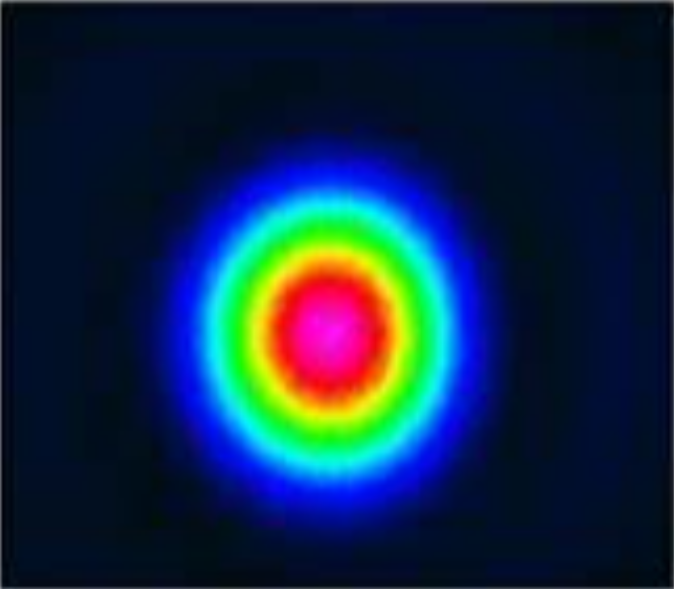
#> input picture code_exchange/python/converting_image_to_zbf/LaserBeam1.png, 674 x 589 px
$ python Converting_Image_ZBF.py
#> lines starting #> are read from the running program, lines starting #| are printed output that depends on the picture
# Copyright (C) 2026 ANSYS, Inc. and/or its affiliates.
# SPDX-License-Identifier: MIT
#
#
# Permission is hereby granted, free of charge, to any person obtaining a copy
# of this software and associated documentation files (the "Software"), to deal
# in the Software without restriction, including without limitation the rights
# to use, copy, modify, merge, publish, distribute, sublicense, and/or sell
# copies of the Software, and to permit persons to whom the Software is
# furnished to do so, subject to the following conditions:
#
# The above copyright notice and this permission notice shall be included in all
# copies or substantial portions of the Software.
#
# THE SOFTWARE IS PROVIDED "AS IS", WITHOUT WARRANTY OF ANY KIND, EXPRESS OR
# IMPLIED, INCLUDING BUT NOT LIMITED TO THE WARRANTIES OF MERCHANTABILITY,
# FITNESS FOR A PARTICULAR PURPOSE AND NONINFRINGEMENT. IN NO EVENT SHALL THE
# AUTHORS OR COPYRIGHT HOLDERS BE LIABLE FOR ANY CLAIM, DAMAGES OR OTHER
# LIABILITY, WHETHER IN AN ACTION OF CONTRACT, TORT OR OTHERWISE, ARISING FROM,
# OUT OF OR IN CONNECTION WITH THE SOFTWARE OR THE USE OR OTHER DEALINGS IN THE
# SOFTWARE.


# importing modules
import matplotlib.image as mpimg
import matplotlib.pyplot as plt
import numpy as np
import struct
import math
from PIL import Image

# [6 lines of commented-out code are left out]
filepath_read = r'LaserBeam1.png'
filepath_write = r"C:\Users\Documents\Zemax\POP\BEAMFILES\LaserBeam.ZBF"
X_size_mm = 10
Wave_mm = 0.0006328
Text_bool = 1


def next_largest_power_of_2(n):
    """
        Function that returns the next largest power of 2 value
        For example, if n=20, then it will return 32 (2^5)

        Parameters
        ----------
        n value

        Returns
        -------
        integer

        """
    return pow(2, int(math.log(n) / math.log(2))+1)


# Read Images
# img = mpimg.imread(filepath_read)

# Convert to grey scale
im = np.array(Image.open(filepath_read).convert('L'))  # can pass multiple arguments in single line
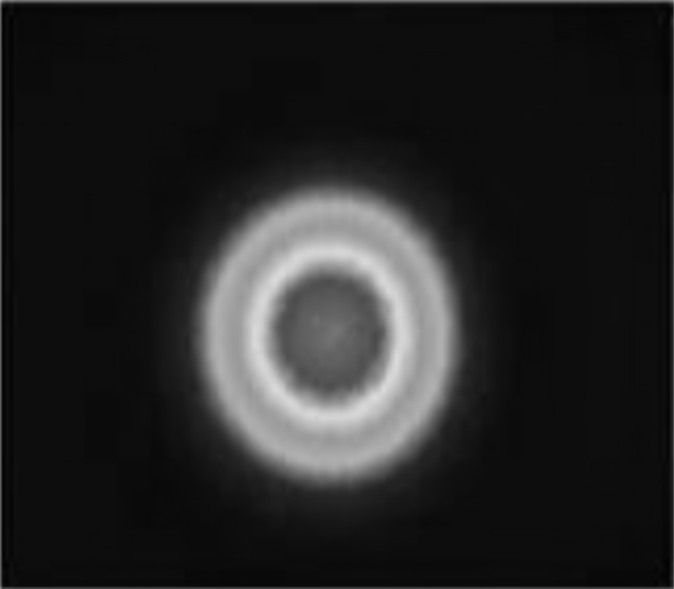
#> im: shape (589, 674); min 2, max 221, mean 36.8
plt.imshow(im)
plt.colorbar()
plt.show()
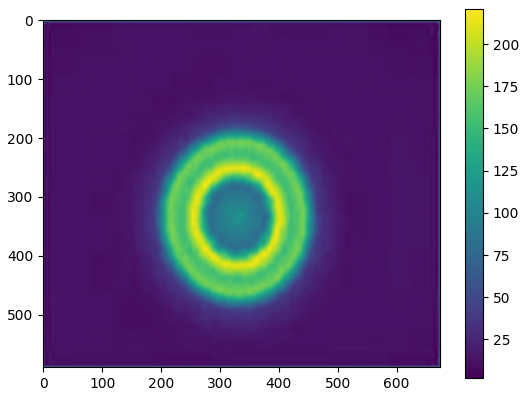
#> figure drawn by matplotlib, 2 panels

size = im.shape
#> size = (589, 674)
Number_Y_pixels = size[0]
#> Number_Y_pixels = 589
Number_X_pixels = size[1]
#> Number_X_pixels = 674

# The array size in POP are power of 2, for example 32 (2^5), 64 (2^6),
# so the array size must be a power of 2 so need to resize
padding_y = next_largest_power_of_2(Number_Y_pixels) - Number_Y_pixels
#> padding_y = 435
padding_x = next_largest_power_of_2(Number_X_pixels) - Number_X_pixels
#> padding_x = 350

padding_y_left = int(padding_y/2)
#> padding_y_left = 217
padding_y_right = padding_y - padding_y_left
#> padding_y_right = 218
padding_x_left = int(padding_x/2)
#> padding_x_left = 175
padding_x_right = padding_x - padding_x_left
#> padding_x_right = 175

im = np.pad(im, ((padding_y_left, padding_y_right), (padding_x_left, padding_x_right)), 'constant', constant_values=(0))
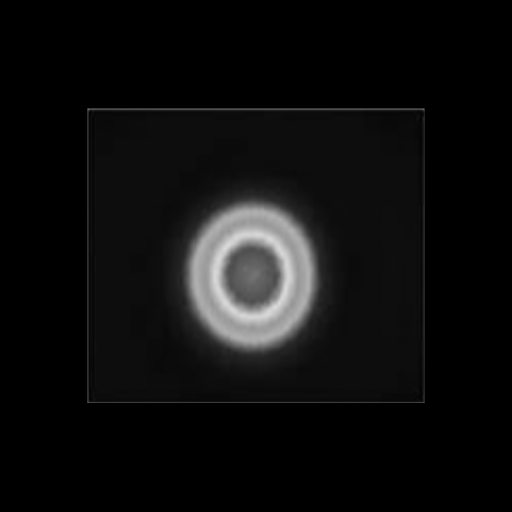
#> im: shape (1024, 1024) (shown at 1/2 size); min 0, max 221, mean 13.9

# Finally flip the array
im = np.flipud(im)
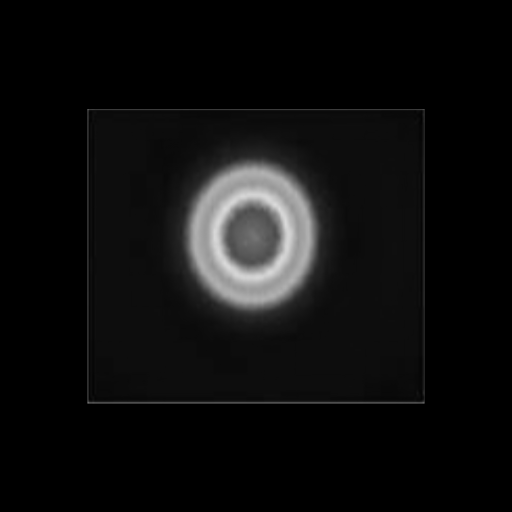
#> im: shape (1024, 1024) (shown at 1/2 size); min 0, max 221, mean 13.9

# Now the array size is a power of 2
size = im.shape
#> size = (1024, 1024)
Number_Y_pixels = size[0]
#> Number_Y_pixels = 1024
Number_X_pixels = size[1]
#> Number_X_pixels = 1024

Y_size_mm = Number_Y_pixels * X_size_mm / Number_X_pixels
#> Y_size_mm = 10

# width_byte = width.to_bytes((width.bit_length() + 7) // 8, byteorder='little')
# height_byte = width.to_bytes((height.bit_length() + 7) // 8, byteorder='little')

# what needs to be inside the ZBF File
Version = 1
Nx = Number_X_pixels
Ny = Number_Y_pixels
IsPol = 0  # set to unpolarized - The "is polarized" flag; 0 for unpolarized, 1 for polarized.
Units = 0  # for mm
Unused = 0  # Unused
Xspacing = X_size_mm / Number_X_pixels
Yspacing = Y_size_mm / Number_Y_pixels
X_ZPos = 0
X_ZR = 0
X_W0 = 0
Y_ZPos = 0
Y_ZR = 0
Y_W0 = 0
Wave = Wave_mm
Indx = 1
Rec_Eff = 0
Sys_Eff = 0

# Normalize the max of the image to 1
max = 0
for i in range(0, Number_Y_pixels, 1):
    for j in range(0, Number_X_pixels, 1):
        if (im[i, j]) > max:
            max = im[i, j]
#> after the loop, max = 221

if max == 0:
    # print('Error max of the image = 0')
    sys.exit("Error max of the image = 0")

if (Text_bool):
    file = open(filepath_write, "w")  # Overwrites the file if the file exists
    # Writing the header text lines
    file.write("A" + '\n')
    file.write(str(Version) + '\n')
    file.write(str(Number_X_pixels) + '\n')
    file.write(str(Number_Y_pixels) + '\n')
    file.write(str(IsPol) + '\n')
    file.write(str(Units) + '\n')
    for i in range(1, 5, 1):  # 4 unused integers
        file.write(str(Unused) + '\n')
    file.write(str(Xspacing) + '\n')  # d is for double for 8 bytes
    file.write(str(Yspacing) + '\n')
    file.write(str(X_ZPos) + '\n')
    file.write(str(X_ZR) + '\n')
    file.write(str(X_W0) + '\n')
    file.write(str(Y_ZPos) + '\n')
    file.write(str(Y_ZR) + '\n')
    file.write(str(Y_W0) + '\n')
    file.write(str(Wave) + '\n')
    file.write(str(Indx) + '\n')
    file.write(str(Rec_Eff) + '\n')
    file.write(str(Sys_Eff) + '\n')
    for i in range(1, 9, 1):  # 8 unused doubles
        file.write(str(Unused) + '\n')

    # First write Ex
    for i in range(0, Number_Y_pixels, 1):
        for j in range(0, Number_X_pixels, 1):
            Ex_r = math.sqrt((im[i, j]) / 2 / max)
            Ex_i = 0
            file.write(str(Ex_r) + '\n')
            file.write(str(Ex_i) + '\n')

    # [8 lines of commented-out code are left out]

else:
    file = open(filepath_write, "wb")  # Overwrites the file if the file exists
    # Writing the header binary lines
    file.write(Version.to_bytes(4, byteorder='little'))
    file.write(Number_X_pixels.to_bytes(4, byteorder='little'))
    file.write(Number_Y_pixels.to_bytes(4, byteorder='little'))
    file.write(IsPol.to_bytes(4, byteorder='little'))
    file.write(Units.to_bytes(4, byteorder='little'))
    for i in range(1, 5, 1):  # 4 unused integers
        file.write(Unused.to_bytes(4, byteorder='little'))
    file.write(struct.pack('d', Xspacing))  # d is for double for 8 bytes
    file.write(struct.pack('d', Yspacing))
    file.write(struct.pack('d', X_ZPos))
    file.write(struct.pack('d', X_ZR))
    file.write(struct.pack('d', X_W0))
    file.write(struct.pack('d', Y_ZPos))
    file.write(struct.pack('d', Y_ZR))
    file.write(struct.pack('d', Y_W0))
    file.write(struct.pack('d', Wave))
    file.write(struct.pack('d', Indx))
    file.write(struct.pack('d', Rec_Eff))
    file.write(struct.pack('d', Sys_Eff))
    for i in range(1, 9, 1):  # 8 unused doubles
        file.write(struct.pack('d', Unused))

    # First write Ex
    for i in range(0, Number_Y_pixels, 1):
        for j in range(0, Number_X_pixels, 1):
            Ex_r = math.sqrt((im[i, j]) / 2 / max)
            Ex_i = 0
            file.write(struct.pack('d', Ex_r))
            file.write(struct.pack('d', Ex_i))

    # [8 lines of commented-out code are left out]

file.close()

print('The file %s has been created!' % filepath_write)

$ run again, with code_exchange/python/converting_image_to_zbf/LaserBeam2.png copied over code_exchange/python/converting_image_to_zbf/LaserBeam1.png
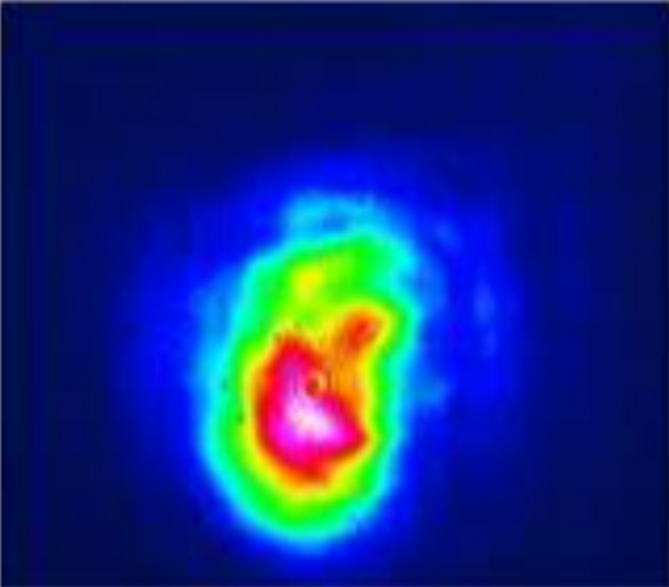
#> input picture code_exchange/python/converting_image_to_zbf/LaserBeam2.png, 669 x 587 px
#> `plt.show()`:
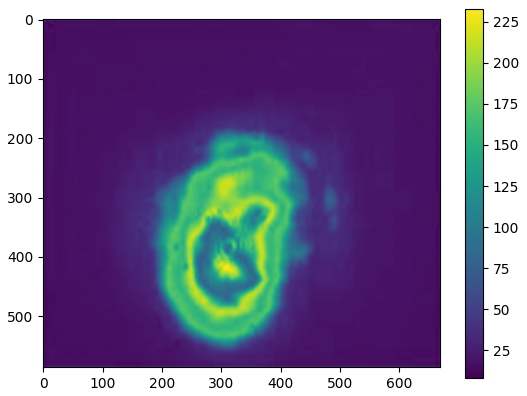
#> figure drawn by matplotlib, 2 panels
#> `im = np.flipud(im)`:
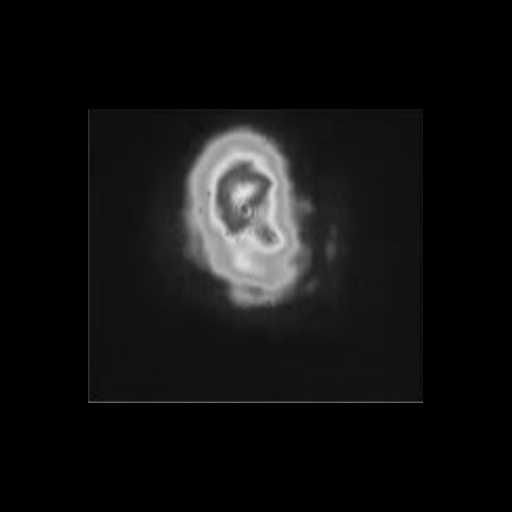
#> im: shape (1024, 1024) (shown at 1/2 size); min 0, max 233, mean 16.8
#> after the loop `for i in range(0, Number_Y_pixels, 1):`: max = 233
